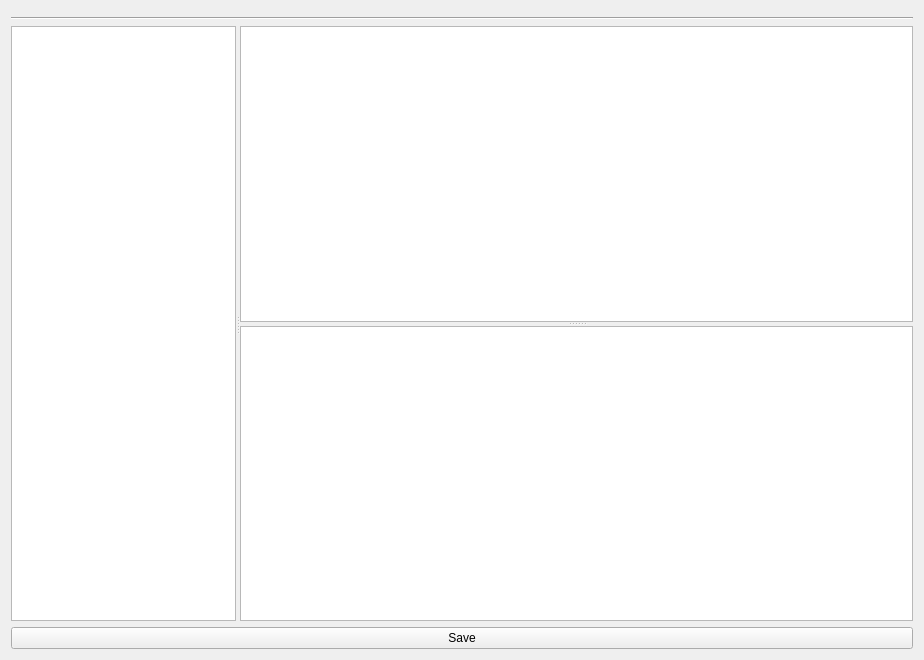
<?xml version="1.0" encoding="UTF-8"?>
<ui version="4.0">
 <class>Form</class>
 <widget class="QWidget" name="Form">
  <property name="geometry">
   <rect>
    <x>0</x>
    <y>0</y>
    <width>924</width>
    <height>660</height>
   </rect>
  </property>
  <property name="windowTitle">
   <string>Form</string>
  </property>
  <layout class="QVBoxLayout" name="verticalLayout">
   <item>
    <widget class="QWidget" name="meta_placeholder" native="true">
     <property name="sizePolicy">
      <sizepolicy hsizetype="Preferred" vsizetype="Maximum">
       <horstretch>0</horstretch>
       <verstretch>0</verstretch>
      </sizepolicy>
     </property>
    </widget>
   </item>
   <item>
    <widget class="Line" name="line">
     <property name="orientation">
      <enum>Qt::Horizontal</enum>
     </property>
    </widget>
   </item>
   <item>
    <widget class="QSplitter" name="splitter_2">
     <property name="sizePolicy">
      <sizepolicy hsizetype="Expanding" vsizetype="Expanding">
       <horstretch>0</horstretch>
       <verstretch>0</verstretch>
      </sizepolicy>
     </property>
     <property name="orientation">
      <enum>Qt::Horizontal</enum>
     </property>
     <widget class="QTreeView" name="tree_view">
      <property name="sizePolicy">
       <sizepolicy hsizetype="Preferred" vsizetype="Preferred">
        <horstretch>1</horstretch>
        <verstretch>0</verstretch>
       </sizepolicy>
      </property>
     </widget>
     <widget class="QSplitter" name="splitter">
      <property name="sizePolicy">
       <sizepolicy hsizetype="Expanding" vsizetype="Expanding">
        <horstretch>3</horstretch>
        <verstretch>0</verstretch>
       </sizepolicy>
      </property>
      <property name="orientation">
       <enum>Qt::Vertical</enum>
      </property>
      <widget class="LivePVTableView" name="sub_pv_table_view"/>
      <widget class="NestableTableView" name="sub_coll_table_view"/>
     </widget>
    </widget>
   </item>
   <item>
    <widget class="QPushButton" name="save_button">
     <property name="text">
      <string>Save</string>
     </property>
    </widget>
   </item>
  </layout>
 </widget>
 <customwidgets>
  <customwidget>
   <class>LivePVTableView</class>
   <extends>QTableView</extends>
   <header>superscore.widgets.views</header>
  </customwidget>
  <customwidget>
   <class>NestableTableView</class>
   <extends>QTableView</extends>
   <header>superscore.widgets.views</header>
  </customwidget>
 </customwidgets>
 <resources/>
 <connections/>
</ui>
